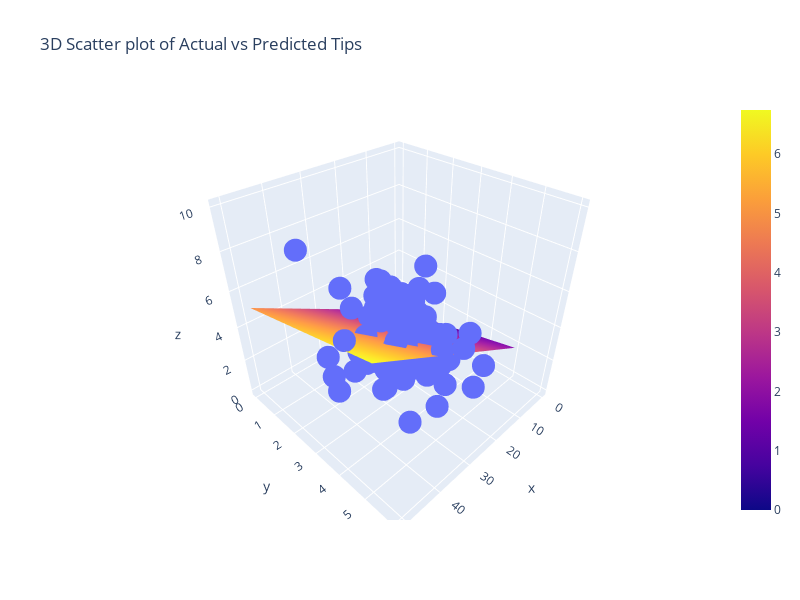

Notebook code for this chart:
### Markdown cell above
## Mesh Grid for 3D surface plot

### Code cell
table_bills, table_size = np.meshgrid(range(50), range(6))
tip_predictions = (0.1007119 * table_bills + 0.3621 * table_size)

fig = go.Figure()
fig.add_trace(go.Scatter3d(x=data["total_bill"], y=data["size"], z=data["tip"], mode='markers', name='Actual Tips'))
fig.add_trace(go.Surface(x=table_bills, y=table_size, z=tip_predictions,  name='Predicted Tips (1D Model)'))
fig.update_layout(title='3D Scatter plot of Actual vs Predicted Tips', width=800, height=600)
fig.show()

### Figure 1 — Plotly figure (JSON) as saved in the notebook; plotly's stock layout.template omitted (floating-point values rounded to 4 significant figures; data arrays with more than 128 entries replaced by an {"elided": "..."} marker saying what was removed)
{"data": [{"mode": "markers", "name": "Actual Tips", "type": "scatter3d", "x": {"elided": "244 float values"}, "y": {"elided": "244 int values"}, "z": {"elided": "244 float values"}}, {"name": "Predicted Tips (1D Model)", "type": "surface", "x": {"elided": "6x50 int values"}, "y": {"elided": "6x50 int values"}, "z": {"elided": "6x50 float values"}}], "layout": {"height": 600, "title": {"text": "3D Scatter plot of Actual vs Predicted Tips"}, "width": 800}}
